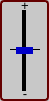
   <widget class="QFrame" name="key_05">
    <property name="geometry">
     <rect>
      <x>130</x>
      <y>120</y>
      <width>49</width>
      <height>101</height>
     </rect>
    </property>
    <property name="styleSheet">
     <string notr="true">QFrame
{
	background: rgb(200,200,200);
	border: 2px solid rgb(100,0,0);
	border-radius: 4px;
}

QLabel
{
	border: none;

}

QLabel
{
	border: none;
	background: rgba(0,0,0,0);
}

QSlider::groove:vertical {
    background: black;
    position: absolute; 
    left: 4px; right: 4px;
	width: 4px;
}

QSlider::handle:vertical {
    height: 7px;
    background: rgb(0,0,200);
    margin: 0 -9px; 
}

QSlider::add-page:vertical {
    background: black;
	width: 4px;
}

QSlider::sub-page:vertical {
    background: black;
	width: 4px;
}</string>
    </property>
    <property name="frameShape">
     <enum>QFrame::StyledPanel</enum>
    </property>
    <property name="frameShadow">
     <enum>QFrame::Raised</enum>
    </property>
    <widget class="QSlider" name="slider_05">
     <property name="geometry">
      <rect>
       <x>16</x>
       <y>10</y>
       <width>17</width>
       <height>81</height>
      </rect>
     </property>
     <property name="minimum">
      <number>32</number>
     </property>
     <property name="maximum">
      <number>96</number>
     </property>
     <property name="sliderPosition">
      <number>64</number>
     </property>
     <property name="orientation">
      <enum>Qt::Vertical</enum>
     </property>
     <property name="tickPosition">
      <enum>QSlider::NoTicks</enum>
     </property>
     <property name="tickInterval">
      <number>0</number>
     </property>
    </widget>
    <widget class="QLabel" name="label_4">
     <property name="geometry">
      <rect>
       <x>20</x>
       <y>0</y>
       <width>10</width>
       <height>10</height>
      </rect>
     </property>
     <property name="font">
      <font>
       <pointsize>10</pointsize>
      </font>
     </property>
     <property name="styleSheet">
      <string notr="true"/>
     </property>
     <property name="text">
      <string>+</string>
     </property>
     <property name="alignment">
      <set>Qt::AlignCenter</set>
     </property>
    </widget>
    <widget class="QLabel" name="label_28">
     <property name="geometry">
      <rect>
       <x>20</x>
       <y>88</y>
       <width>10</width>
       <height>10</height>
      </rect>
     </property>
     <property name="font">
      <font>
       <pointsize>10</pointsize>
      </font>
     </property>
     <property name="styleSheet">
      <string notr="true"/>
     </property>
     <property name="text">
      <string>-</string>
     </property>
     <property name="alignment">
      <set>Qt::AlignCenter</set>
     </property>
    </widget>
    <widget class="QLabel" name="mid_3">
     <property name="geometry">
      <rect>
       <x>10</x>
       <y>49</y>
       <width>30</width>
       <height>1</height>
      </rect>
     </property>
     <property name="font">
      <font>
       <pointsize>10</pointsize>
      </font>
     </property>
     <property name="styleSheet">
      <string notr="true">background: black;
border-radius: 2px;</string>
     </property>
     <property name="text">
      <string/>
     </property>
     <property name="alignment">
      <set>Qt::AlignCenter</set>
     </property>
    </widget>
    <zorder>label_4</zorder>
    <zorder>label_28</zorder>
    <zorder>mid_3</zorder>
    <zorder>slider_05</zorder>
   </widget>
